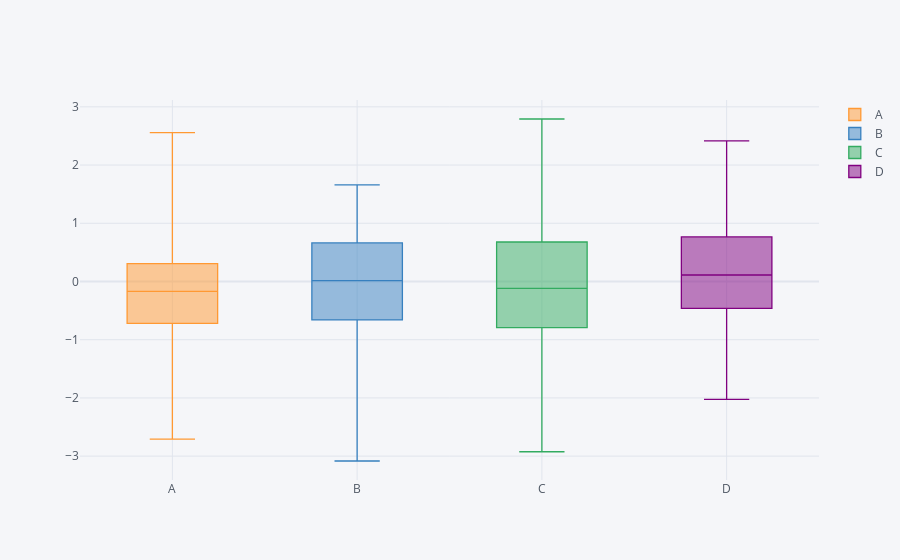

This figure's notebook cell:
### Markdown cell above
## Boxplot

### Code cell
df.iplot(kind='box')
